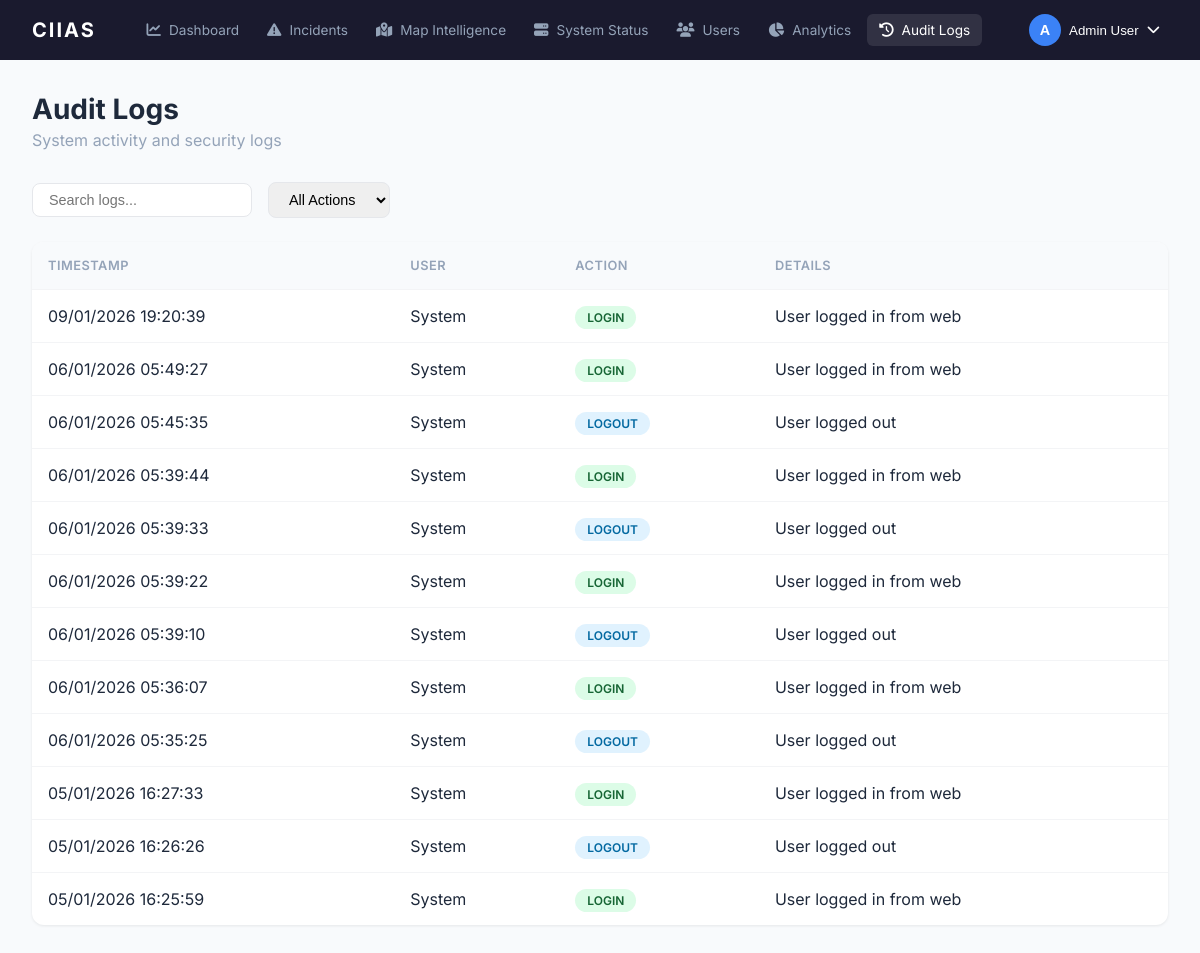
/audit-logs (signed in), run on an earlier commit of the app's database.
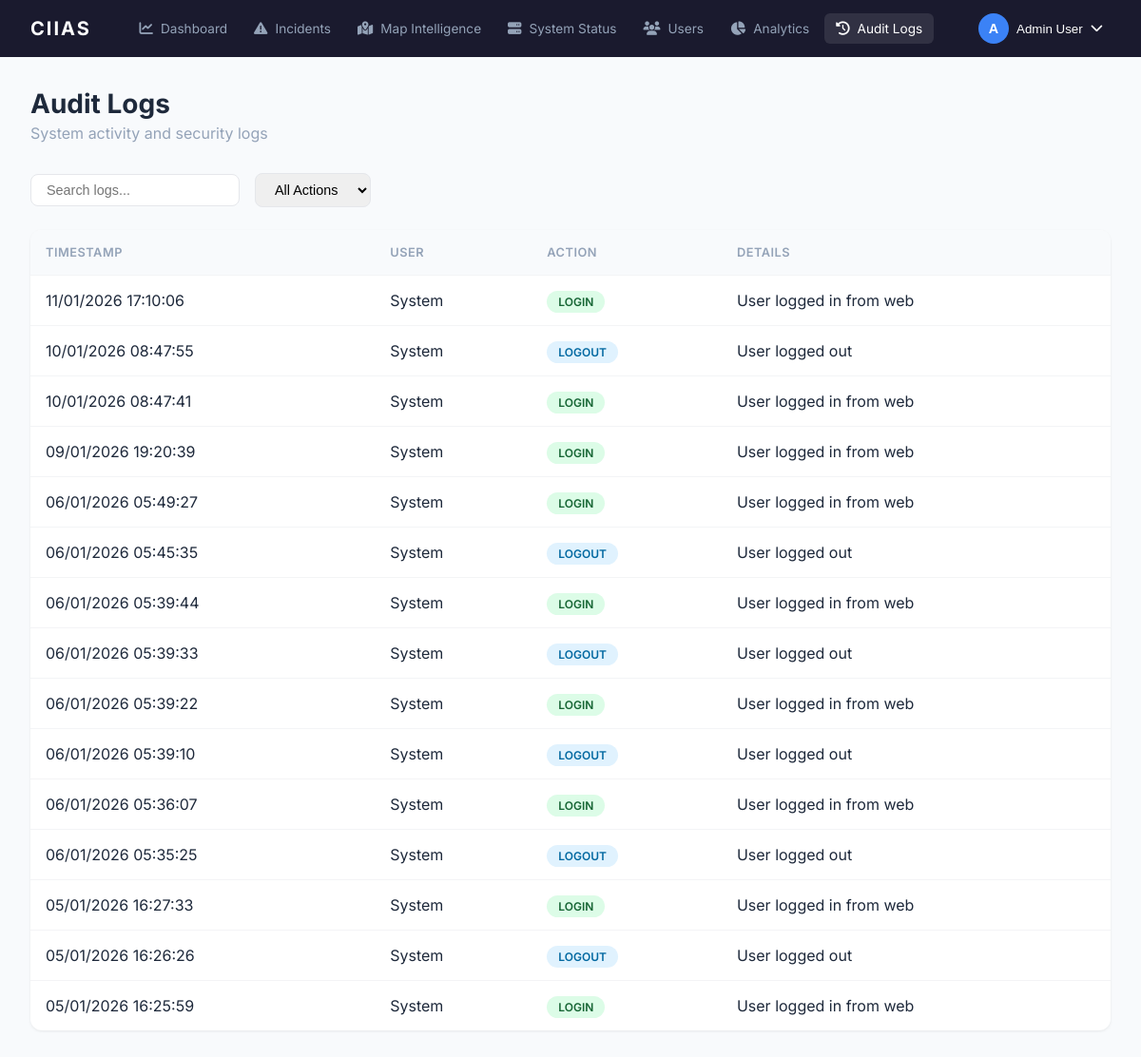
And on a later commit of the database.
### app/models.py (models this page shows, shortened)
class AuditLog(db.Model):
    __tablename__ = 'audit_logs'
    id = db.Column(db.Integer, primary_key=True)
    user_id = db.Column(db.Integer, db.ForeignKey('users.id'), nullable=True)
    action = db.Column(db.String(64))
    details = db.Column(db.Text)
    timestamp = db.Column(db.DateTime, default=datetime.utcnow)

### app/web/routes.py (the view)
@web_bp.route('/audit-logs')
@role_required(ROLE_ADMIN)
def audit_logs():
    logs = AuditLog.query.order_by(AuditLog.timestamp.desc()).limit(100).all()
    return render_template('audit_logs.html', logs=logs)

### app/utils.py (called while the page is built)
def role_required(*roles):
    def decorator(f):
        @wraps(f)
        def decorated_function(*args, **kwargs):
            if 'user_id' not in session:
                flash('Please login to access this page')
                return redirect(url_for('web.login'))
            user_role = session.get('user_role', 'student')
            if user_role not in roles:
                flash('You do not have permission to access this page')
                return redirect(url_for('web.dashboard'))
            return f(*args, **kwargs)
        return decorated_function
    return decorator

def has_permission(user_role, permission):
    return permission in PERMISSIONS.get(user_role, [])

### app/web/routes.py (called while the page is built)
@web_bp.context_processor
def inject_permissions():
    def check_permission(permission):
        return has_permission(session.get('user_role', 'student'), permission)
    return dict(has_permission=check_permission)

### app/templates/audit_logs.html (shortened to what this page needs)
{% extends "base.html" %}
{% block content %}
<div class="page-container">
    <div class="page-header">
        <h1>Audit Logs</h1>
        <p>System activity and security logs</p>
    </div>
    <div class="filters">
        <input type="text" placeholder="Search logs..." id="searchLog" onkeyup="filterLogs()">
        <select id="actionFilter" onchange="filterLogs()">
            <option value="">All Actions</option>
        </select>
    </div>
    <table class="data-table" id="logsTable">
        <thead>
            <tr>
                <th>Timestamp</th>
                <th>User</th>
                <th>Action</th>
                <th>Details</th>
            </tr>
        </thead>
        <tbody>
            {% for log in logs %}
            <tr data-action="{{ log.action }}">
                <td>{{ log.timestamp.strftime('%d/%m/%Y %H:%M:%S') }}</td>
                <td>{{ log.user.name if log.user else 'System' }}</td>
                <td><span class="badge badge-{{ 'success' if 'LOGIN' in log.action else 'info' }}">{{ log.action
                        }}</span></td>
                <td>{{ log.details }}</td>
            </tr>
            {% else %}
            <tr>
                <td colspan="4" style="text-align:center;color:var(--text-light);padding:2rem;">No logs found</td>
            </tr>
            {% endfor %}
        </tbody>
    </table>
</div>
{% endblock %}

### app/templates/base.html (shortened to what this page needs)
<!DOCTYPE html>
<html lang="en">
<head>
    <link rel="stylesheet" href="https://cdnjs.cloudflare.com/ajax/libs/font-awesome/6.4.0/css/all.min.css">
    <link rel="stylesheet" href="https://unpkg.com/leaflet@1.9.4/dist/leaflet.css">
    <link rel="stylesheet" href="{{ url_for('static', filename='css/ciias.css') }}">
</head>
<body>
    <nav class="top-navbar">
        <div class="nav-brand">CIIAS</div>
        <div class="nav-links">
            <a href="{{ url_for('web.dashboard') }}" class="{{ 'active' if request.endpoint == 'web.dashboard' }}">
                <i class="fas fa-chart-line"></i> Dashboard
            </a>
            <a href="{{ url_for('web.incidents') }}" class="{{ 'active' if 'incident' in request.endpoint }}">
                <i class="fas fa-exclamation-triangle"></i> Incidents
            </a>
            <a href="{{ url_for('web.map_intelligence') }}"
                class="{{ 'active' if request.endpoint == 'web.map_intelligence' }}">
                <i class="fas fa-map-marked-alt"></i> Map Intelligence
            </a>
            <a href="{{ url_for('web.system_status') }}"
                class="{{ 'active' if request.endpoint == 'web.system_status' }}">
                <i class="fas fa-server"></i> System Status
            </a>
            {% if has_permission('users') %}
            <a href="{{ url_for('web.users') }}" class="{{ 'active' if request.endpoint == 'web.users' }}">
                <i class="fas fa-users"></i> Users
            </a>
            {% endif %}
            {% if has_permission('analytics') %}
            <a href="{{ url_for('web.analytics') }}" class="{{ 'active' if request.endpoint == 'web.analytics' }}">
                <i class="fas fa-chart-pie"></i> Analytics
            </a>
            {% endif %}
            {% if has_permission('audit_logs') %}
            <a href="{{ url_for('web.audit_logs') }}" class="{{ 'active' if request.endpoint == 'web.audit_logs' }}">
                <i class="fas fa-history"></i> Audit Logs
            </a>
            {% endif %}
        </div>
        <div class="nav-user">
            <div class="dropdown">
                <button class="dropdown-toggle" onclick="toggleDropdown()">
                    <span class="user-avatar">{{ session.get('user_name', 'U')[0] }}</span>
                    <span>{{ session.get('user_name', 'User') }}</span>
                    <i class="fas fa-chevron-down"></i>
                </button>
            </div>
        </div>
    </nav>
    {% block content %}{% endblock %}
</body>
</html>

### app/static/css/ciias.css (style rules this page uses)
:root { --primary: #1e3a5f; --primary-light: #2d5a8e; --accent: #3b82f6; --accent-hover: #2563eb; --bg-dark: #1a1a2e; --bg-light: #f8fafc; --text-light: #94a3b8; --text-dark: #1e293b; --success: #22c55e; --warning: #f59e0b; --danger: #ef4444; --info: #06b6d4; }
* { box-sizing: border-box; margin: 0; padding: 0; }
body { font-family: 'Inter', -apple-system, BlinkMacSystemFont, sans-serif; background: var(--bg-light); color: var(--text-dark); }
.top-navbar { background: var(--bg-dark); padding: 0 2rem; display: flex; align-items: center; justify-content: space-between; height: 60px; position: sticky; top: 0; z-index: 1000; }
.nav-brand { color: white; font-size: 1.25rem; font-weight: 700; letter-spacing: 2px; }
.nav-links { display: flex; gap: 0.25rem; }
.nav-links a { color: var(--text-light); text-decoration: none; padding: 0.5rem 0.75rem; border-radius: 6px; font-size: 0.85rem; transition: all 0.2s; display: flex; align-items: center; gap: 0.5rem; }
.nav-links a:hover, .nav-links a.active { color: white; background: rgba(255, 255, 255, 0.1); }
.nav-links a i { font-size: 0.9rem; }
.nav-user { position: relative; }
.dropdown-toggle { display: flex; align-items: center; gap: 0.5rem; background: none; border: none; color: white; cursor: pointer; padding: 0.5rem; border-radius: 8px; }
.user-avatar { width: 32px; height: 32px; background: var(--accent); border-radius: 50%; display: flex; align-items: center; justify-content: center; font-weight: 600; font-size: 0.9rem; }
.page-container { padding: 2rem; max-width: 1400px; margin: 0 auto; }
.page-header { margin-bottom: 2rem; }
.page-header h1 { font-size: 1.75rem; font-weight: 700; color: var(--text-dark); }
.page-header p { color: var(--text-light); margin-top: 0.25rem; }
.badge { padding: 0.25rem 0.75rem; border-radius: 20px; font-size: 0.75rem; font-weight: 600; }
.badge-success { background: #dcfce7; color: #166534; }
.badge-info { background: #e0f2fe; color: #0369a1; }
.data-table { width: 100%; border-collapse: collapse; background: white; border-radius: 12px; overflow: hidden; box-shadow: 0 1px 3px rgba(0, 0, 0, 0.08); }
.data-table th, .data-table td { padding: 1rem; text-align: left; border-bottom: 1px solid #f3f4f6; }
.data-table th { background: #f8fafc; font-weight: 600; font-size: 0.8rem; color: var(--text-light); text-transform: uppercase; letter-spacing: 0.5px; }
.data-table tr:last-child td { border-bottom: none; }
.filters { display: flex; gap: 1rem; margin-bottom: 1.5rem; flex-wrap: wrap; align-items: center; }
.filters select, .filters input { padding: 0.5rem 1rem; border: 1px solid #e5e7eb; border-radius: 8px; font-size: 0.9rem; }

What changed in the data, as far as the page shows it:
added AuditLog: timestamp "11/01/2026 17:10:06", user "System", action "LOGIN", details "User logged in from web"
added AuditLog: timestamp "10/01/2026 08:47:55", user "System", action "LOGOUT", details "User logged out"
added AuditLog: timestamp "10/01/2026 08:47:41", user "System", action "LOGIN", details "User logged in from web"
